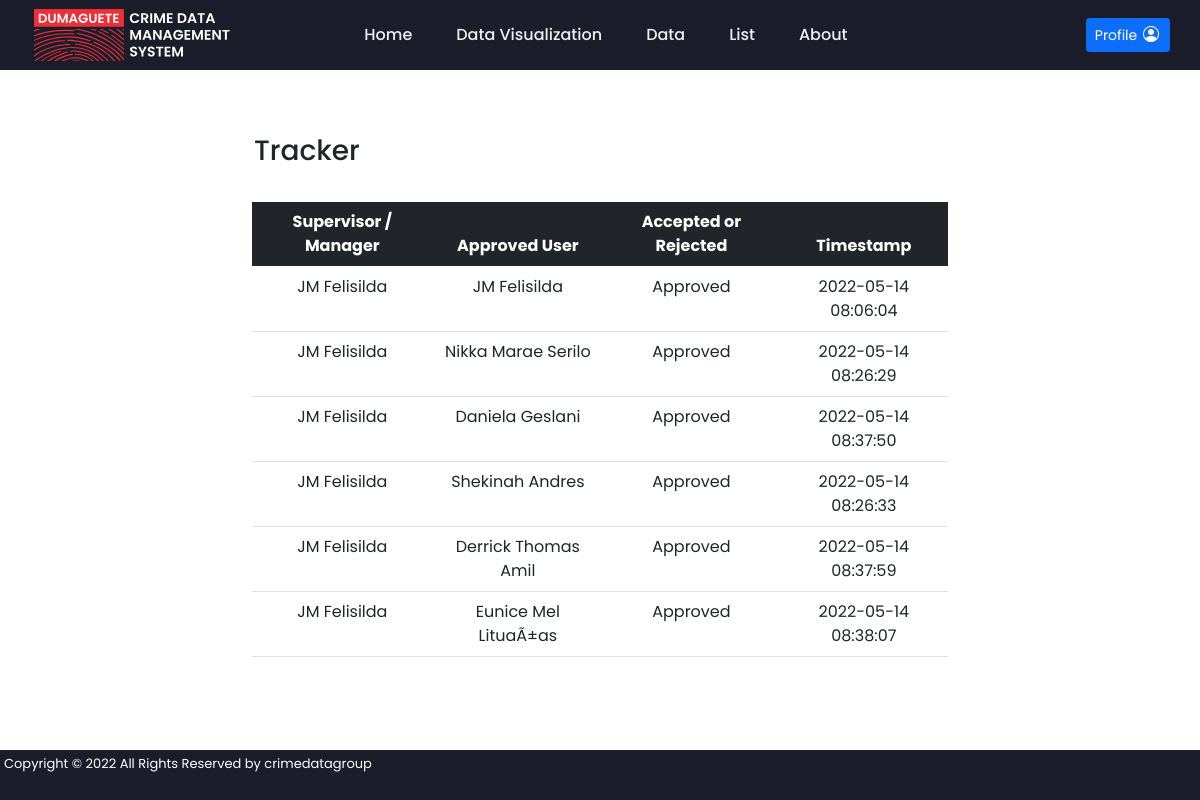
The app's page /tracker.php (signed in), older data.
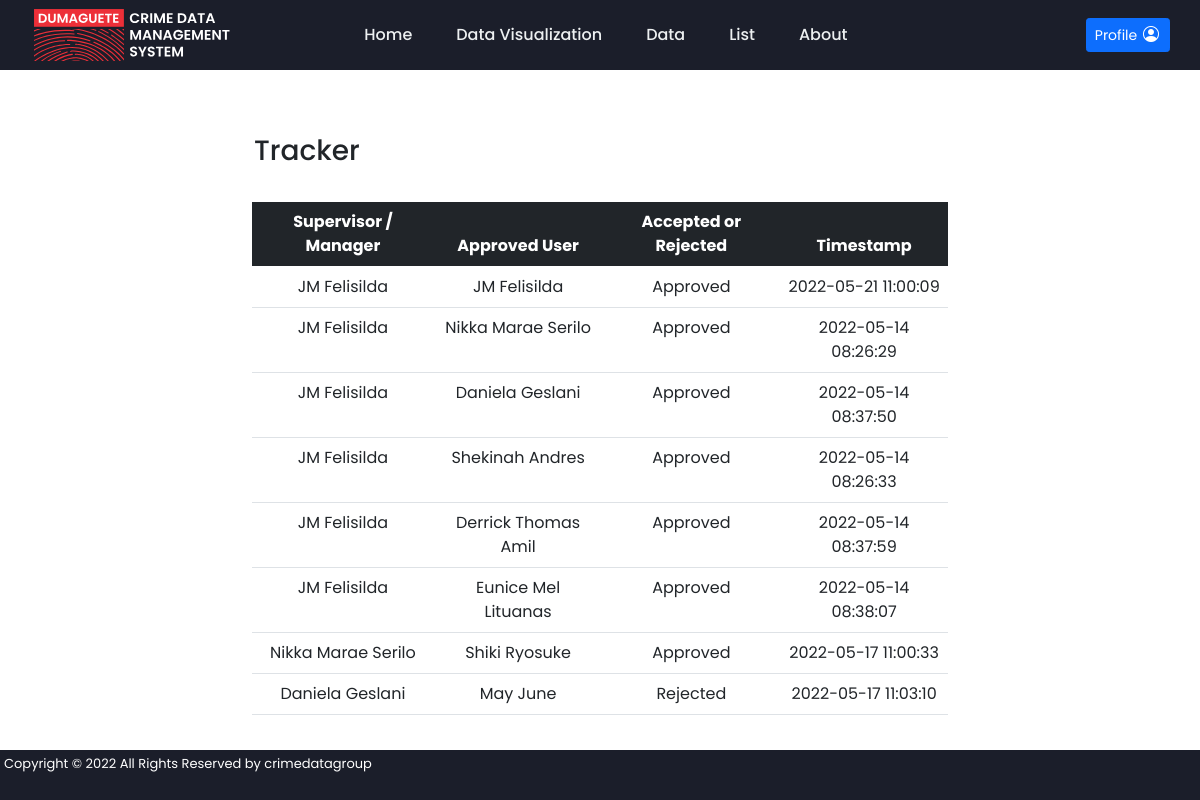
The same page, newer data.
### tables this page shows
CREATE TABLE `user` (
  `user_id` int(11) NOT NULL,
  `email` varchar(100) NOT NULL,
  `password` varchar(100) DEFAULT NULL,
  `first_name` varchar(100) NOT NULL,
  `last_name` varchar(100) NOT NULL,
  `position` varchar(100) NOT NULL,
  `create_timestamp` timestamp NULL DEFAULT current_timestamp(),
  `update_timestamp` timestamp NULL DEFAULT NULL,
  `approve_reject_timestamp` timestamp NULL DEFAULT NULL,
  `supervisor_accept_reject` int(11) DEFAULT NULL,
  `approval` int(11) DEFAULT 0,
  `image_name` varchar(100) DEFAULT 'profile.png'
);

CREATE TABLE `approval_table` (
  `approval_id` int(1) NOT NULL,
  `approval_name` varchar(10) NOT NULL
);

### tracker.php (the view, shortened to what this page needs)
<!DOCTYPE html>
<head>
   <link rel="stylesheet" href="style.css">
	<link href="https://cdn.jsdelivr.net/npm/bootstrap@5.0.2/dist/css/bootstrap.min.css" rel="stylesheet">
	<link rel="stylesheet" href="https://cdn.jsdelivr.net/npm/bootstrap-icons@1.8.1/font/bootstrap-icons.css">
</head>
<?php include("header.php"); ?>
<body>
	<div class="col-md-7" style="margin:auto;">
		<h3>Tracker</h3><br>
        <table class="table" style="text-align: center;">
          <thead class="thead-dark">
            <tr class="table-dark">
              <th>Supervisor / Manager</th>
              <th>Approved User</th>
              <th>Accepted or Rejected</th>
              <th>Timestamp</th>
            </tr>
          </thead>
          <tbody>
            <?php
            $res=mysqli_query($conn,'SELECT CONCAT(s.first_name," ", s.last_name) AS supervisor, CONCAT(u.first_name," ", u.last_name) AS username, a.approval_name ,u.approve_reject_timestamp
            FROM user u JOIN user s ON s.user_id=u.supervisor_accept_reject JOIN approval_table a ON a.approval_id=u.approval;');
            while ($row=mysqli_fetch_array($res))
            {
              echo "<tr>";
              echo "<td>"; echo ucwords($row["supervisor"]);  echo "</td>";
              echo "<td>"; echo ucwords($row["username"]);  echo "</td>";
              echo "<td>"; echo $row["approval_name"];  echo "</td>";
              echo "<td>"; echo $row["approve_reject_timestamp"];  echo "</td>";
              echo "</tr>";
            }
            ?>
          </tbody>
        </table>
    </div>
</body>
<?php include("footer.php"); ?>
</html>

Row changes from the older to the newer data that the page shows:
changed user (number 1 of 8 on the later page): approve_reject_timestamp "2022-05-14 08:06:04" → "2022-05-21 11:00:09"
changed user (number 6 of 8 on the later page): username "Eunice Mel LituaÃ±as" → "Eunice Mel Lituanas"
added user: supervisor "Nikka Marae Serilo", username "Shiki Ryosuke", approval_table.approval_name "Approved", approve_reject_timestamp "2022-05-17 11:00:33"
added user: supervisor "Daniela Geslani", username "May June", approval_table.approval_name "Rejected", approve_reject_timestamp "2022-05-17 11:03:10"
